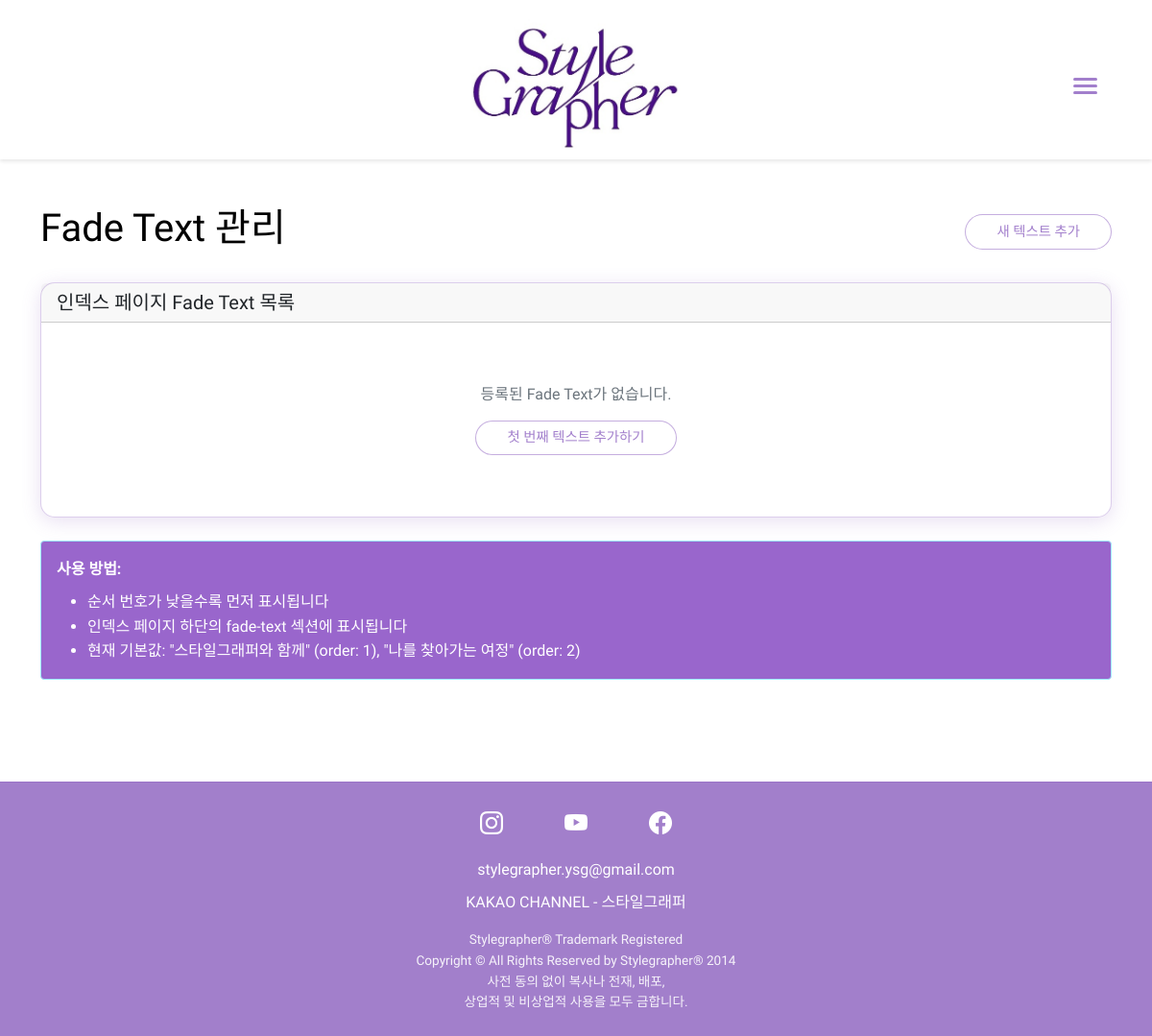
Page /admin/fade-texts (signed in) on the earlier database version.
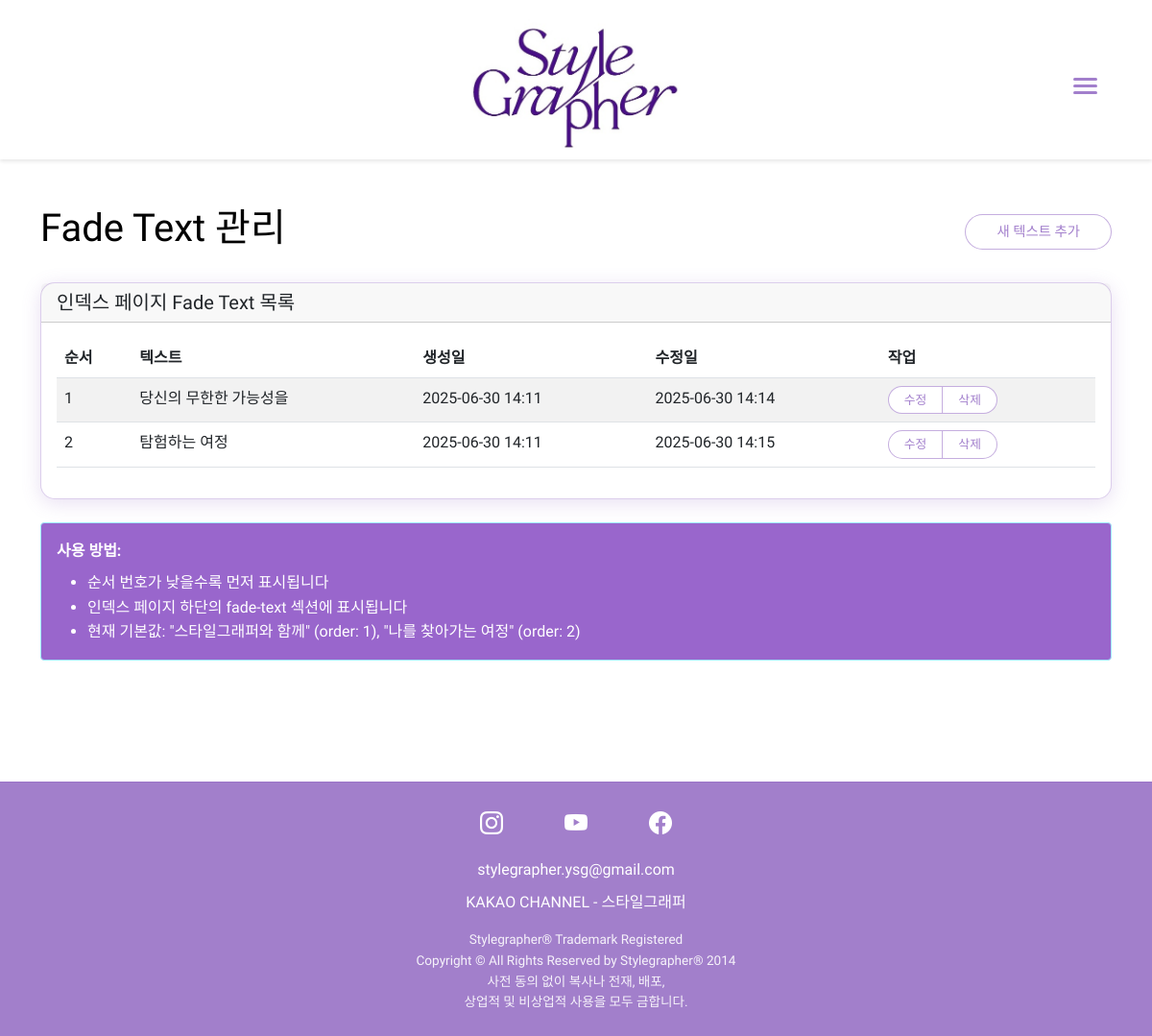
Same page on the later database version.
### models.py (models this page shows, shortened)
class CollageText(db.Model):
    id = db.Column(db.Integer, primary_key=True)
    text = db.Column(db.String(100), nullable=False)
    order = db.Column(db.Integer, nullable=False)
    created_at = db.Column(db.DateTime, default=datetime.utcnow)
    updated_at = db.Column(db.DateTime, default=datetime.utcnow, onupdate=datetime.utcnow)

### routes/admin.py (the view)
@admin.route('/fade-texts')
@login_required
def list_fade_texts():
    try:
        fade_texts = CollageText.query.order_by(CollageText.order.asc()).all()
        return render_template('admin/fade_texts.html', fade_texts=fade_texts)
    except Exception as e:
        print(f"Error listing fade texts: {str(e)}")
        flash('Fade Text 목록을 불러오는 중 오류가 발생했습니다.', 'error')
        return redirect(url_for('admin.dashboard'))

### templates/admin/fade_texts.html (shortened to what this page needs)
{% extends "base.html" %}
{% block content %}
<div class="container mt-5">
<div class="d-flex justify-content-between align-items-center mb-4">
    <h1>Fade Text 관리</h1>
    <a href="{{ url_for('admin.add_fade_text') }}" class="btn btn-primary">
         새 텍스트 추가
    </a>
</div>
<div class="card">
    <div class="card-header">
        <h5 class="card-title mb-0">인덱스 페이지 Fade Text 목록</h5>
    </div>
    <div class="card-body">
        {% if fade_texts %}
            <div class="table-responsive">
                <table class="table table-striped">
                    <thead>
                        <tr>
                            <th>순서</th>
                            <th>텍스트</th>
                            <th>생성일</th>
                            <th>수정일</th>
                            <th>작업</th>
                        </tr>
                    </thead>
                    <tbody>
                        {% for fade_text in fade_texts %}
                        <tr>
                            <td>{{ fade_text.order }}</td>
                            <td>{{ fade_text.text }}</td>
                            <td>{{ fade_text.created_at.strftime('%Y-%m-%d %H:%M') if fade_text.created_at else '-' }}</td>
                            <td>{{ fade_text.updated_at.strftime('%Y-%m-%d %H:%M') if fade_text.updated_at else '-' }}</td>
                            <td>
                                <div class="btn-group" role="group">
                                    <a href="{{ url_for('admin.edit_fade_text', id=fade_text.id) }}"
                                       class="btn btn-sm btn-outline-primary">
                                         수정
                                    </a>
                                    <a href="{{ url_for('admin.delete_fade_text', id=fade_text.id) }}"
                                       class="btn btn-sm btn-outline-danger"
                                       onclick="return confirm('정말 삭제하시겠습니까?')">
                                         삭제
                                    </a>
                                </div>
                            </td>
                        </tr>
                        {% endfor %}
                    </tbody>
                </table>
            </div>
        {% else %}
            <div class="text-center py-5">
                <p class="text-muted">등록된 Fade Text가 없습니다.</p>
                <a href="{{ url_for('admin.add_fade_text') }}" class="btn btn-primary">
                    첫 번째 텍스트 추가하기
                </a>
            </div>
        {% endif %}
    </div>
</div>
<div class="mt-4">
    <div class="alert alert-info">
        <strong>사용 방법:</strong>
        <ul class="mb-0 mt-2">
            <li>순서 번호가 낮을수록 먼저 표시됩니다</li>
            <li>인덱스 페이지 하단의 fade-text 섹션에 표시됩니다</li>
            <li>현재 기본값: "스타일그래퍼와 함께" (order: 1), "나를 찾아가는 여정" (order: 2)</li>
        </ul>
    </div>
</div>
</div>
{% endblock %}

### templates/base.html (shortened to what this page needs)
<!DOCTYPE html>
<html lang="ko">
<head>
    <link href="https://cdn.jsdelivr.net/npm/bootstrap@5.3.0/dist/css/bootstrap.min.css" rel="stylesheet">
    <link rel="stylesheet" href="https://cdn.jsdelivr.net/npm/bootstrap-icons@1.11.0/font/bootstrap-icons.css">
    <link rel="stylesheet" href="{{ url_for('static', filename='css/style.css') }}">
</head>
<body>
    <nav class="navbar navbar-light">
        <div class="container">
            <a class="navbar-brand mx-auto" href="{{ url_for('main.index') }}">
                <img src="{{ url_for('static', filename='images/logo.jpg') }}" alt="Stylegrapher" class="logo-img">
            </a>
            <button class="hamburger-menu" id="hamburgerMenu">
                <span></span>
                <span></span>
                <span></span>
            </button>
        </div>
    </nav>
    <main>
        {% block content %}{% endblock %}
    </main>
    <footer class="footer mt-auto py-4">
        <div class="container">
            <div class="social-links text-center mb-3">
                <a href="https://www.instagram.com/stylegrapher_us/" class="social-link" target="_blank">
                    <i class="bi bi-instagram"></i>
                </a>
                <a href="https://www.youtube.com/@stylegrapher" class="social-link" target="_blank">
                    <i class="bi bi-youtube"></i>
                </a>
                <a href="https://www.facebook.com/stylegrapher.us" class="social-link" target="_blank">
                    <i class="bi bi-facebook"></i>
                </a>
            </div>
            <div class="footer-contact text-center mb-2">
                <a href="mailto:stylegrapher.us@gmail.com" class="contact-link">
                    stylegrapher.ysg@gmail.com
                </a>
            </div>
            <div class="kakao-channel text-center mb-3">
                <a href="https://pf.kakao.com/_xgDcFK" class="kakao-link">KAKAO CHANNEL - 스타일그래퍼</a>
            </div>
            <div class="copyright text-center">
                <p class="mb-0">Stylegrapher® Trademark Registered</p>
                <p class="mb-0">Copyright © All Rights Reserved by Stylegrapher® 2014</p>
                <p class="mb-0">사전 동의 없이 복사나 전재, 배포,</p>
                <p class="mb-0">상업적 및 비상업적 사용을 모두 금합니다.</p>
            </div>
        </div>
    </footer>
</body>
</html>

### static/css/style.css (style rules this page uses)
:root { --primary-purple: #663399; --light-purple: #9966cc; --dark-purple: #4B0082; --white: #ffffff; --black: #000000; }
body { margin: 0; padding: 0; font-family: 'Nanum Gothic', -apple-system, BlinkMacSystemFont, 'Segoe UI', 'Roboto', 'Helvetica Neue', Arial, sans-serif; line-height: 1.6; color: var(--black); }
.navbar { background-color: var(--primary-purple); padding: 1rem 2rem; box-shadow: 0 2px 4px rgba(0,0,0,0.1); display: flex; justify-content: space-between; align-items: center; }
main { min-height: calc(100vh - 200px); }
footer { background-color: var(--dark-purple); color: var(--white); padding: 2rem; text-align: center; }
.social-links { display: flex; justify-content: center; gap: 2rem; }
.social-links a { color: var(--white); text-decoration: none; transition: color 0.3s ease; }
.btn { display: inline-block; padding: 0.8rem 1.5rem; background-color: var(--primary-purple); color: var(--white); text-decoration: none; border-radius: 4px; border: none; cursor: pointer; transition: background-color 0.3s ease; }
.alert { padding: 1rem; margin: 1rem 0; background-color: var(--light-purple); color: var(--white); border-radius: 4px; }
.card { border: none; transition: all 0.3s ease; }
.btn-primary { background-color: var(--primary-purple); border-color: var(--primary-purple); }
.btn-outline-primary { color: var(--primary-purple); border-color: var(--primary-purple); }
.btn-primary, .btn-outline-primary, .btn { background-color: white; border: 1px solid rgba(139, 95, 191, 0.5); color: rgba(139, 95, 191, 0.8); padding: 0.4rem 2rem; border-radius: 20px; font-size: 0.9rem; transition: all 0.3s ease; text-decoration: none; }
.btn-sm { padding: 0.25rem 1rem; font-size: 0.8rem; }
.card { border: 1px solid rgba(139, 95, 191, 0.3); border-radius: 15px; box-shadow: 0 4px 20px rgba(139, 95, 191, 0.2); background-color: #fff; transition: all 0.3s ease; }

### templates/base.html (style rules this page uses)
* { font-family: 'Nanum Gothic', -apple-system, BlinkMacSystemFont, 'Segoe UI', 'Roboto', 'Helvetica Neue', Arial, sans-serif; }
body { font-family: 'Nanum Gothic', -apple-system, BlinkMacSystemFont, 'Segoe UI', 'Roboto', 'Helvetica Neue', Arial, sans-serif; }
.card h1, .card h2, .card h3, .card h4, .card h5, .card h6, .card .lead, .card .gallery-image-count, .card .service-title, .card .option-title { word-break: keep-all; overflow-wrap: break-word; line-break: strict; }
.navbar { padding: 4rem 0 calc(2.6rem + 10px) 0 !important; position: relative; background-color: white !important; }
.navbar .container { display: flex; align-items: center; justify-content: space-between; }
.navbar-brand { padding: 0; transition: transform 0.3s ease; position: absolute; left: 50%; transform: translateX(-50%); }
.navbar-brand img { height: 144px; width: auto; transition: all 0.3s ease; }
.hamburger-menu, .floating-hamburger { background: none; border: none; padding: 15px; cursor: pointer; display: flex; flex-direction: column; gap: 4px; z-index: 10000; transition: opacity 0.3s ease; position: relative; min-width: 50px; min-height: 50px; align-items: center; justify-content: center; }
.hamburger-menu span, .floating-hamburger span { width: 25px; height: 3px; background-color: rgba(139, 95, 191, 0.8); transition: all 0.3s ease; border-radius: 2px; display: block; }
.footer { background-color: rgba(139, 95, 191, 0.8); border-top: 1px solid rgba(139, 95, 191, 0.3); }
.social-links { margin-bottom: 1.5rem; }
.social-link { color: #fff; font-size: 1.5rem; margin: 0 1rem; text-decoration: none; transition: opacity 0.3s ease; }
.contact-link, .kakao-link { color: #fff; text-decoration: none; transition: opacity 0.3s ease; }
.copyright { color: rgba(255, 255, 255, 0.9); font-size: 0.85rem; }

Differences in the rows shown:
added CollageText: order "1", text "당신의 무한한 가능성을", created_at "2025-06-30 14:11", updated_at "2025-06-30 14:14"
added CollageText: order "2", text "탐험하는 여정", created_at "2025-06-30 14:11", updated_at "2025-06-30 14:15"
Other differences:
text no longer shown: "등록된 Fade Text가 없습니다. 첫 번째 텍스트 추가하기"
text now shown: "순서 텍스트 생성일 수정일 작업"
